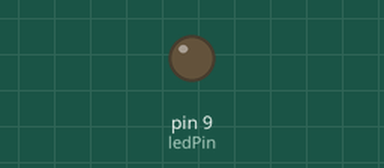
Recording of a sketch running on a simulated Arduino Uno, built with avr-gcc and run on an emulated ATmega328P. Shown: output pins drawn as LEDs (lit = HIGH).

Above: at 0.15 s.
Timing chart, 0 to 1.6 s (numbered marks = the images above):
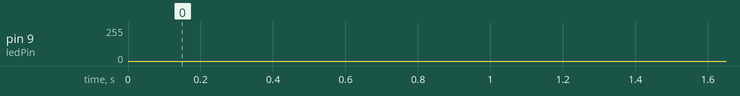

The sketch:

Dimmer_LED.ino
```cpp
const int ledPin = 9;      // the pin that the LED is attached to

void setup() {
  // initialize the serial communication:
  Serial.begin(9600);
  // initialize the ledPin as an output:
  pinMode(ledPin, OUTPUT);
}

void loop() {
  byte brightness;

  // check if data has been sent from the computer:
  if (Serial.available()) {
    // read the most recent byte (which will be from 0 to 255):

  }

  brightness = Serial.read();
  // set the brightness of the LED:
  for (int i = 0; i < 255; i++) {
    analogWrite(ledPin, i);
    delay(5);
  }

  for (int i = 0; i < 255; i++) {
    analogWrite(ledPin, 255-i);
    delay(5);
  }
}
```
